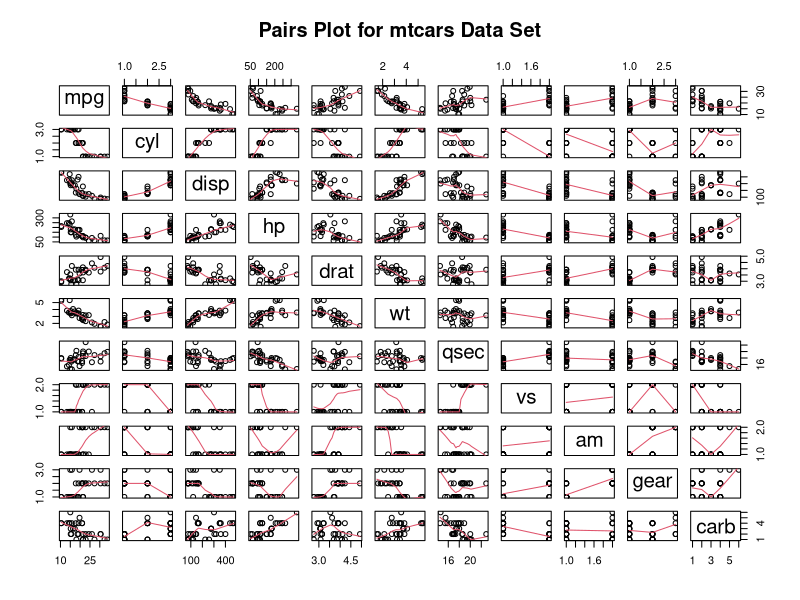
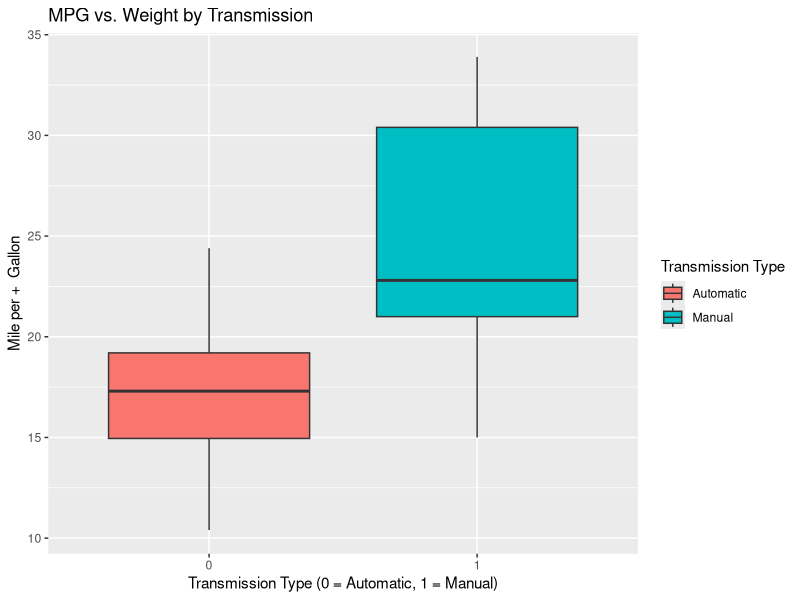
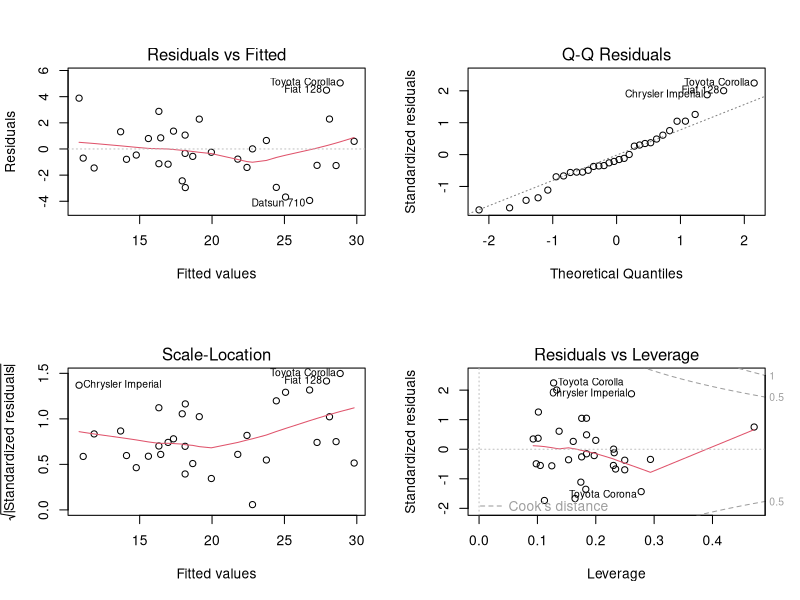

These charts were generated, in order, by the following R code:
## ---- chunk 1
library(ggplot2)
## ---- chunk 2
data(mtcars)
attach(mtcars)
mtcars$cyl <- as.factor(mtcars$cyl)
mtcars$vs <- as.factor(mtcars$vs)
mtcars$am <- factor(mtcars$am)
mtcars$gear <- factor(mtcars$gear)
mtcars$carb <- factor(mtcars$carb)
## ---- chunk 3
result <- t.test(mpg ~ am)
result$p.value
result$estimate
## ---- chunk 4
initialModel <- lm(mpg ~ ., data=mtcars)
bestModel <- step(initialModel) 
## ---- chunk 5
summary(bestModel)
## ---- chunk 6
amBaseModel <- lm(mpg ~ am, data=mtcars)
anova(amBaseModel, bestModel)
## ---- chunk 7
outliers <- hatvalues(bestModel)
tail(sort(outliers),3)
## ---- chunk 8
influence <- dfbetas(bestModel)
tail(sort(influence[,6]),3)
## ---- chunk 9
pairs(mtcars, panel=panel.smooth, main="Pairs Plot for mtcars Data Set")
## ---- chunk 10
p <- ggplot(mtcars, aes(factor(am), mpg))
p + geom_boxplot(aes(fill = factor(am))) + xlab("Transmission Type (0 = Automatic, 1 = Manual)") + 
        ylab("Mile per +  Gallon") + ggtitle("MPG vs. Weight by Transmission") + 
        scale_fill_discrete(name="Transmission Type", labels=c("Automatic", "Manual"))
## ---- chunk 11
residualData <- lm(mpg ~ cyl + hp + wt + am, data=mtcars)
par(mfrow = c(2, 2))
plot(residualData)
